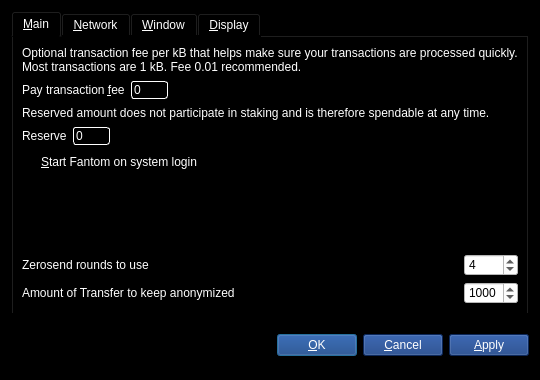
<?xml version="1.0" encoding="UTF-8"?>
<ui version="4.0">
 <class>OptionsDialog</class>
 <widget class="QDialog" name="OptionsDialog">
  <property name="geometry">
   <rect>
    <x>0</x>
    <y>0</y>
    <width>540</width>
    <height>380</height>
   </rect>
  </property>
  <property name="windowTitle">
   <string>Options</string>
  </property>
  <property name="styleSheet">
   <string notr="true">color: rgb(255, 255, 255);
background-color: rgb(0, 0, 0);
alternate-background-color: rgb(0, 0, 0);</string>
  </property>
  <property name="modal">
   <bool>true</bool>
  </property>
  <layout class="QVBoxLayout" name="verticalLayout">
   <item>
    <widget class="QTabWidget" name="tabWidget">
     <property name="styleSheet">
      <string notr="true">background-color: rgb(0, 0, 0);</string>
     </property>
     <property name="tabPosition">
      <enum>QTabWidget::North</enum>
     </property>
     <property name="currentIndex">
      <number>0</number>
     </property>
     <widget class="QWidget" name="tabMain">
      <attribute name="title">
       <string>&amp;Main</string>
      </attribute>
      <layout class="QGridLayout" name="gridLayout">
       <item row="0" column="0" colspan="2">
        <widget class="QLabel" name="transactionFeeInfoLabel">
         <property name="text">
          <string>Optional transaction fee per kB that helps make sure your transactions are processed quickly. Most transactions are 1 kB. Fee 0.01 recommended.</string>
         </property>
         <property name="textFormat">
          <enum>Qt::PlainText</enum>
         </property>
         <property name="wordWrap">
          <bool>true</bool>
         </property>
        </widget>
       </item>
       <item row="1" column="0">
        <layout class="QHBoxLayout" name="horizontalLayoutFee">
         <item>
          <widget class="QLabel" name="transactionFeeLabel">
           <property name="text">
            <string>Pay transaction &amp;fee</string>
           </property>
           <property name="textFormat">
            <enum>Qt::PlainText</enum>
           </property>
           <property name="buddy">
            <cstring>transactionFee</cstring>
           </property>
          </widget>
         </item>
         <item>
          <widget class="FantomAmountField" name="transactionFee">
           <property name="styleSheet">
            <string notr="true">background: rgb(0,0,0); color: rgb(255,255,255); border: 1px inset white; border-radius: 3px; margin: 0px;</string>
           </property>
          </widget>
         </item>
         <item>
          <spacer name="horizontalSpacerFee">
           <property name="orientation">
            <enum>Qt::Horizontal</enum>
           </property>
           <property name="sizeHint" stdset="0">
            <size>
             <width>40</width>
             <height>20</height>
            </size>
           </property>
          </spacer>
         </item>
        </layout>
       </item>
       <item row="2" column="0" colspan="2">
        <widget class="QLabel" name="reserveBalanceInfoLabel">
         <property name="text">
          <string>Reserved amount does not participate in staking and is therefore spendable at any time.</string>
         </property>
         <property name="textFormat">
          <enum>Qt::PlainText</enum>
         </property>
         <property name="wordWrap">
          <bool>true</bool>
         </property>
        </widget>
       </item>
       <item row="3" column="0">
        <layout class="QHBoxLayout" name="horizontalLayoutReserveBalance">
         <item>
          <widget class="QLabel" name="reserveBalanceLabel">
           <property name="text">
            <string>Reserve</string>
           </property>
           <property name="textFormat">
            <enum>Qt::PlainText</enum>
           </property>
           <property name="buddy">
            <cstring>reserveBalance</cstring>
           </property>
          </widget>
         </item>
         <item>
          <widget class="FantomAmountField" name="reserveBalance">
           <property name="styleSheet">
            <string notr="true">background: rgb(0,0,0); color: rgb(255,255,255); border: 1px inset white; border-radius: 3px; margin: 0px;</string>
           </property>
          </widget>
         </item>
         <item>
          <spacer name="horizontalSpacerReserveBalance">
           <property name="orientation">
            <enum>Qt::Horizontal</enum>
           </property>
           <property name="sizeHint" stdset="0">
            <size>
             <width>40</width>
             <height>20</height>
            </size>
           </property>
          </spacer>
         </item>
        </layout>
       </item>
       <item row="4" column="0">
        <widget class="QCheckBox" name="fantomAtStartup">
         <property name="toolTip">
          <string>Automatically start Fantom after logging in to the system.</string>
         </property>
         <property name="text">
          <string>&amp;Start Fantom on system login</string>
         </property>
        </widget>
       </item>
       <item row="5" column="0">
        <spacer name="verticalSpacer_Main">
         <property name="orientation">
          <enum>Qt::Vertical</enum>
         </property>
         <property name="sizeHint" stdset="0">
          <size>
           <width>20</width>
           <height>40</height>
          </size>
         </property>
        </spacer>
       </item>
       <item row="6" column="0">
        <widget class="QLabel" name="label">
         <property name="toolTip">
          <string>&lt;html&gt;&lt;head/&gt;&lt;body&gt;&lt;p&gt;This setting determines the amount of individual Blanknodes that an input will be anonymized through. More rounds of anonymisation gives a higher degree of privacy, but also costs more in fees.&lt;/p&gt;&lt;/body&gt;&lt;/html&gt;</string>
         </property>
         <property name="text">
          <string>Zerosend rounds to use</string>
         </property>
        </widget>
       </item>
       <item row="6" column="1">
        <widget class="QSpinBox" name="zerosendRounds">
         <property name="styleSheet">
          <string notr="true">background-color: rgb(255, 255, 255);
color: rgb(0, 0, 0);</string>
         </property>
         <property name="minimum">
          <number>2</number>
         </property>
         <property name="maximum">
          <number>8</number>
         </property>
         <property name="value">
          <number>4</number>
         </property>
        </widget>
       </item>
       <item row="7" column="0">
        <widget class="QLabel" name="label_2">
         <property name="toolTip">
          <string>This amount acts as a threshold to turn off Zerosend once it's reached.</string>
         </property>
         <property name="statusTip">
          <string notr="true"/>
         </property>
         <property name="whatsThis">
          <string notr="true"/>
         </property>
         <property name="accessibleName">
          <string notr="true"/>
         </property>
         <property name="accessibleDescription">
          <string notr="true"/>
         </property>
         <property name="text">
          <string>Amount of Transfer to keep anonymized</string>
         </property>
        </widget>
       </item>
       <item row="7" column="1">
        <widget class="QSpinBox" name="AnonymizeFantom">
         <property name="styleSheet">
          <string notr="true">background-color: rgb(255, 255, 255);
color: rgb(0, 0, 0);</string>
         </property>
         <property name="minimum">
          <number>2</number>
         </property>
         <property name="maximum">
          <number>2000</number>
         </property>
         <property name="singleStep">
          <number>10</number>
         </property>
         <property name="value">
          <number>1000</number>
         </property>
        </widget>
       </item>
      </layout>
     </widget>
     <widget class="QWidget" name="tabNetwork">
      <attribute name="title">
       <string>&amp;Network</string>
      </attribute>
      <layout class="QVBoxLayout" name="verticalLayout_Network">
       <item>
        <widget class="QCheckBox" name="mapPortUpnp">
         <property name="toolTip">
          <string>Automatically open the Fantom client port on the router. This only works when your router supports UPnP and it is enabled.</string>
         </property>
         <property name="text">
          <string>Map port using &amp;UPnP</string>
         </property>
        </widget>
       </item>
       <item>
        <widget class="QCheckBox" name="connectSocks">
         <property name="toolTip">
          <string>Connect to the Fantom network through a SOCKS5 proxy (e.g. when connecting through Tor).</string>
         </property>
         <property name="text">
          <string>&amp;Connect through SOCKS5 proxy:</string>
         </property>
        </widget>
       </item>
       <item>
        <layout class="QHBoxLayout" name="horizontalLayout_Network">
         <item>
          <widget class="QLabel" name="proxyIpLabel">
           <property name="text">
            <string>Proxy &amp;IP:</string>
           </property>
           <property name="textFormat">
            <enum>Qt::PlainText</enum>
           </property>
           <property name="buddy">
            <cstring>proxyIp</cstring>
           </property>
          </widget>
         </item>
         <item>
          <widget class="QValidatedLineEdit" name="proxyIp">
           <property name="maximumSize">
            <size>
             <width>140</width>
             <height>16777215</height>
            </size>
           </property>
           <property name="toolTip">
            <string>IP address of the proxy (e.g. 127.0.0.1)</string>
           </property>
           <property name="styleSheet">
            <string notr="true">color: rgb(255, 255, 255);
background-color: rgb(0, 0, 0);
alternate-background-color: rgb(0, 0, 0);
border-color: rgb(251, 184, 5);</string>
           </property>
          </widget>
         </item>
         <item>
          <widget class="QLabel" name="proxyPortLabel">
           <property name="text">
            <string>&amp;Port:</string>
           </property>
           <property name="textFormat">
            <enum>Qt::PlainText</enum>
           </property>
           <property name="buddy">
            <cstring>proxyPort</cstring>
           </property>
          </widget>
         </item>
         <item>
          <widget class="QLineEdit" name="proxyPort">
           <property name="maximumSize">
            <size>
             <width>55</width>
             <height>16777215</height>
            </size>
           </property>
           <property name="toolTip">
            <string>Port of the proxy (e.g. 9050)</string>
           </property>
           <property name="styleSheet">
            <string notr="true">color: rgb(255, 255, 255);
background-color: rgb(0, 0, 0);
alternate-background-color: rgb(0, 0, 0);
border-color: rgb(251, 184, 5);</string>
           </property>
          </widget>
         </item>
         <item>
          <spacer name="horizontalSpacer_Network">
           <property name="orientation">
            <enum>Qt::Horizontal</enum>
           </property>
           <property name="sizeHint" stdset="0">
            <size>
             <width>40</width>
             <height>20</height>
            </size>
           </property>
          </spacer>
         </item>
        </layout>
       </item>
       <item>
        <spacer name="verticalSpacer_Network">
         <property name="orientation">
          <enum>Qt::Vertical</enum>
         </property>
         <property name="sizeHint" stdset="0">
          <size>
           <width>20</width>
           <height>40</height>
          </size>
         </property>
        </spacer>
       </item>
      </layout>
     </widget>
     <widget class="QWidget" name="tabWindow">
      <attribute name="title">
       <string>&amp;Window</string>
      </attribute>
      <layout class="QVBoxLayout" name="verticalLayout_Window">
       <item>
        <widget class="QCheckBox" name="minimizeToTray">
         <property name="toolTip">
          <string>Show only a tray icon after minimizing the window.</string>
         </property>
         <property name="text">
          <string>&amp;Minimize to the tray instead of the taskbar</string>
         </property>
        </widget>
       </item>
       <item>
        <widget class="QCheckBox" name="minimizeOnClose">
         <property name="toolTip">
          <string>Minimize instead of exit the application when the window is closed. When this option is enabled, the application will be closed only after selecting Quit in the menu.</string>
         </property>
         <property name="text">
          <string>M&amp;inimize on close</string>
         </property>
        </widget>
       </item>
       <item>
        <spacer name="verticalSpacer_Window">
         <property name="orientation">
          <enum>Qt::Vertical</enum>
         </property>
         <property name="sizeHint" stdset="0">
          <size>
           <width>20</width>
           <height>40</height>
          </size>
         </property>
        </spacer>
       </item>
      </layout>
     </widget>
     <widget class="QWidget" name="tabDisplay">
      <attribute name="title">
       <string>&amp;Display</string>
      </attribute>
      <layout class="QVBoxLayout" name="verticalLayout_Display">
       <item>
        <layout class="QHBoxLayout" name="horizontalLayout_1_Display">
         <item>
          <widget class="QLabel" name="langLabel">
           <property name="text">
            <string>User Interface &amp;language:</string>
           </property>
           <property name="textFormat">
            <enum>Qt::PlainText</enum>
           </property>
           <property name="buddy">
            <cstring>lang</cstring>
           </property>
          </widget>
         </item>
         <item>
          <widget class="QValueComboBox" name="lang">
           <property name="toolTip">
            <string>The user interface language can be set here. This setting will take effect after restarting Fantom.</string>
           </property>
           <property name="styleSheet">
            <string notr="true">background: rgb(0,0,0); color: rgb(255,255,255); border: 1px inset white; border-radius: 3px; margin: 0px;</string>
           </property>
          </widget>
         </item>
        </layout>
       </item>
       <item>
        <layout class="QHBoxLayout" name="horizontalLayout_2_Display">
         <item>
          <widget class="QLabel" name="unitLabel">
           <property name="text">
            <string>&amp;Unit to show amounts in:</string>
           </property>
           <property name="textFormat">
            <enum>Qt::PlainText</enum>
           </property>
           <property name="buddy">
            <cstring>unit</cstring>
           </property>
          </widget>
         </item>
         <item>
          <widget class="QValueComboBox" name="unit">
           <property name="toolTip">
            <string>Choose the default subdivision unit to show in the interface and when sending coins.</string>
           </property>
           <property name="styleSheet">
            <string notr="true">background: rgb(0,0,0); color: rgb(255,255,255); border: 1px inset white; border-radius: 3px; margin: 0px;</string>
           </property>
          </widget>
         </item>
        </layout>
       </item>
       <item>
        <widget class="QCheckBox" name="coinControlFeatures">
         <property name="toolTip">
          <string>Whether to show coin control features or not.</string>
         </property>
         <property name="text">
          <string>Display coin &amp;control features (experts only!)</string>
         </property>
        </widget>
       </item>
       <item>
        <widget class="QCheckBox" name="minimizeCoinAge">
         <property name="toolTip">
          <string>Whether to select the coin outputs randomly or with minimal coin age.</string>
         </property>
         <property name="text">
          <string>Minimize weight consumption (experimental)</string>
         </property>
        </widget>
       </item>
       <item>
        <spacer name="verticalSpacer_Display">
         <property name="orientation">
          <enum>Qt::Vertical</enum>
         </property>
         <property name="sizeHint" stdset="0">
          <size>
           <width>20</width>
           <height>40</height>
          </size>
         </property>
        </spacer>
       </item>
      </layout>
     </widget>
    </widget>
   </item>
   <item>
    <layout class="QHBoxLayout" name="horizontalLayout_Buttons">
     <item>
      <spacer name="horizontalSpacer_1">
       <property name="orientation">
        <enum>Qt::Horizontal</enum>
       </property>
       <property name="sizeHint" stdset="0">
        <size>
         <width>40</width>
         <height>48</height>
        </size>
       </property>
      </spacer>
     </item>
     <item>
      <widget class="QLabel" name="statusLabel">
       <property name="font">
        <font>
         <weight>75</weight>
         <bold>true</bold>
        </font>
       </property>
       <property name="text">
        <string/>
       </property>
       <property name="textFormat">
        <enum>Qt::PlainText</enum>
       </property>
       <property name="wordWrap">
        <bool>true</bool>
       </property>
      </widget>
     </item>
     <item>
      <spacer name="horizontalSpacer_2">
       <property name="orientation">
        <enum>Qt::Horizontal</enum>
       </property>
       <property name="sizeHint" stdset="0">
        <size>
         <width>40</width>
         <height>48</height>
        </size>
       </property>
      </spacer>
     </item>
     <item>
      <widget class="QPushButton" name="okButton">
       <property name="styleSheet">
        <string notr="true">color: rgb(255, 255, 255);
gridline-color: rgb(251, 184, 5);
background-color: rgb(15,55,126);
alternate-background-color: rgb(15,55,126);
</string>
       </property>
       <property name="text">
        <string>&amp;OK</string>
       </property>
      </widget>
     </item>
     <item>
      <widget class="QPushButton" name="cancelButton">
       <property name="styleSheet">
        <string notr="true">color: rgb(255, 255, 255);
gridline-color: rgb(251, 184, 5);
background-color: rgb(15,55,126);
alternate-background-color: rgb(15,55,126);
</string>
       </property>
       <property name="text">
        <string>&amp;Cancel</string>
       </property>
       <property name="autoDefault">
        <bool>false</bool>
       </property>
      </widget>
     </item>
     <item>
      <widget class="QPushButton" name="applyButton">
       <property name="styleSheet">
        <string notr="true">color: rgb(255, 255, 255);
gridline-color: rgb(251, 184, 5);
background-color: rgb(15,55,126);
alternate-background-color: rgb(15,55,126);
</string>
       </property>
       <property name="text">
        <string>&amp;Apply</string>
       </property>
       <property name="autoDefault">
        <bool>false</bool>
       </property>
      </widget>
     </item>
    </layout>
   </item>
  </layout>
 </widget>
 <customwidgets>
  <customwidget>
   <class>FantomAmountField</class>
   <extends>QSpinBox</extends>
   <header>fantomamountfield.h</header>
   <container>1</container>
  </customwidget>
  <customwidget>
   <class>QValueComboBox</class>
   <extends>QComboBox</extends>
   <header>qvaluecombobox.h</header>
  </customwidget>
  <customwidget>
   <class>QValidatedLineEdit</class>
   <extends>QLineEdit</extends>
   <header>qvalidatedlineedit.h</header>
  </customwidget>
 </customwidgets>
 <resources/>
 <connections/>
</ui>
